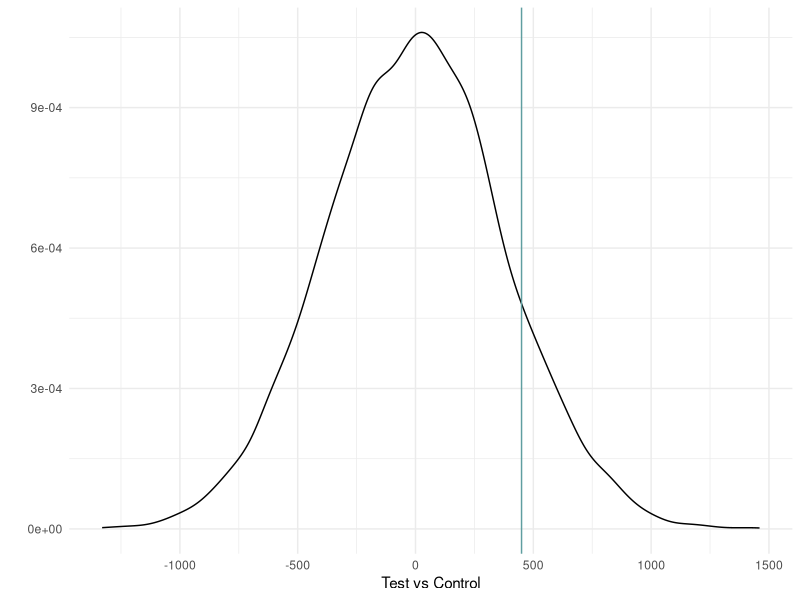

The R source for this figure:
# Two groups, of 10K each with 500 sales in group 1 (control) and 550 in group
# 2 (test). Three tiers of spending at 5, 10 and 25 monthly?/yearly?

library(tidyverse)

num_per_group <- 10000
sales_in_1 <- 500
lift <- 0.1
sales_tiers <- c(5,10,25)
sales_probs <- c(0.5,0.35,0.15)

sales_in_2 <- round((1+lift)*sales_in_1)

d <- tibble(
  group = c(rep("control",num_per_group),
            rep("test",num_per_group))
) %>% 
  mutate(id = 1:n())

sales_1 <- sample(d$id[d$group=="control"],size=sales_in_1)
sales_2 <- sample(d$id[d$group=="test"],size=sales_in_2)

d <- d %>% 
  mutate(
    is_sale = if_else(id %in% sales_1 | id %in% sales_2,
                      1,
                      0)
  )

d <- d %>% 
  mutate(
    sale_amount = is_sale * 
      sample(sales_tiers,size=nrow(d),replace=TRUE,prob=sales_probs)
  )

# permutation test
n_sim <- 10000

get_diff_sales <- function(data) {
  #test_sales <- sum(data$is_sale[data$group=="test"])
  #control_sales <- sum(data$is_sale[data$group=="control"])

  test_sales <- sum(data$sale_amount[data$group=="test"])
  control_sales <- sum(data$sale_amount[data$group=="control"])
  
  return(test_sales - control_sales)
}

results <- tibble(
  statistic = c(get_diff_sales(d),rep(NA_real_,n_sim))
)

new_d <- d 

for(i in 2:nrow(results)){
  new_d$group <- sample(new_d$group)
  results$statistic[i] <- get_diff_sales(new_d)
}

ggplot(results,
       aes(x=statistic)) + 
  geom_density() + 
  geom_vline(xintercept=get_diff_sales(d),col="cadetblue") + 
  theme_minimal() + 
  labs(y="",x="Test vs Control")

mean(abs(results$statistic) >= abs(get_diff_sales(d)))

# Diff in sales at 10% lift = 0.1214879
# Diff in $$ at 10% lift = 0.112488
